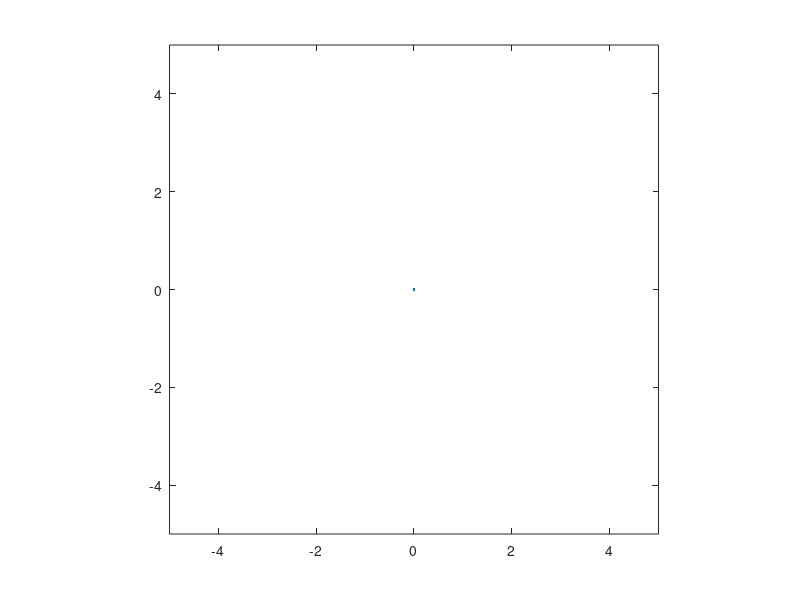

Reproduce this figure in MATLAB. (Note: this script raises an error after producing the figure.)
plot(0,0);
hold on;
axis([-5 5 -5 5]);
axis equal;
output=[x y theta];
for i=1:300:size(output,1)
    plotVehicle(output(i,:));
    pause(0.01);
end;

